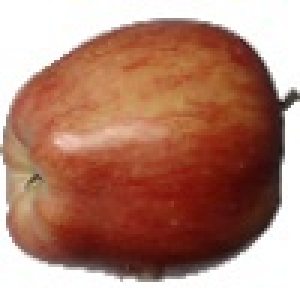
#> input picture Apple Red 1/r_100_100.jpg, 100 x 100 px (shown 3 times larger); its folder holds only this picture in this run
$ python run.py
#> lines starting #> are read from the running program, lines starting #| are printed output that depends on the picture
import cv2
import os
import numpy as np
from skimage.feature import graycomatrix, graycoprops


def indexer_images_grayscale(chemin_repertoire):
#> called with chemin_repertoire = 'Apple Red 1'
    index = {}
    for nom_fichier in os.listdir(chemin_repertoire):
        chemin_fichier = os.path.join(chemin_repertoire, nom_fichier)
        if chemin_fichier.lower().endswith(('.png', '.jpg', '.jpeg')):
            image = cv2.imread(chemin_fichier, cv2.IMREAD_GRAYSCALE)
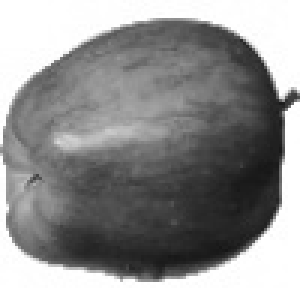
#> image: shape (100, 100) (shown 3 times larger); min 21, max 255, mean 144.7
            histogramme = cv2.calcHist([image], [0], None, [256], [0, 256])
#> histogramme = 256 values, max 1839 at index 255, min 0 at index 0, mean 39.06
            index[nom_fichier] = histogramme.flatten()
    return index


def rechercher_images_similaires_grayscale(index, histogramme_requete, nombre_resultats=5):
    distances = []
    for nom_fichier, histogramme_indexe in index.items():
        distance = np.linalg.norm(histogramme_requete - histogramme_indexe)
        distances.append((nom_fichier, distance))
    distances.sort(key=lambda x: x[1])
    return distances[:nombre_resultats]


chemin_repertoire = "Apple Red 1"
index_images_grayscale = indexer_images_grayscale(chemin_repertoire)
#> index_images_grayscale = 1 item

chemin_image_requete = "r_4_100.jpg"
image_requete = cv2.imread(chemin_image_requete, cv2.IMREAD_GRAYSCALE)
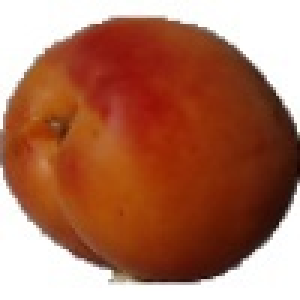
#> input picture r_4_100.jpg, 100 x 100 px (shown 3 times larger)
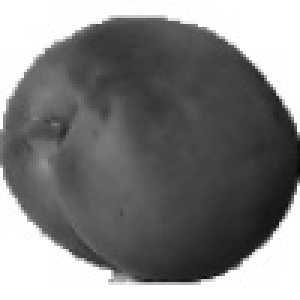
#> image_requete: shape (100, 100) (shown 3 times larger); min 9, max 255, mean 129.4
histogramme_requete = cv2.calcHist([image_requete], [0], None, [256], [0, 256]).flatten()
#> histogramme_requete = 256 values, max 1995 at index 255, min 0 at index 0, mean 39.06

resultats = rechercher_images_similaires_grayscale(index_images_grayscale, histogramme_requete)
#> the loop in rechercher_images_similaires_grayscale, `for nom_fichier, histogramme_indexe in index.items():` made 1 pass
#> (nom_fichier, distance) on pass 1: ('r_100_100.jpg', 624.8)
#> after the loop in rechercher_images_similaires_grayscale, `for nom_fichier, histogramme_indexe in index.items():`: distances = [('r_100_100.jpg', 624.8)]
#> resultats = [('r_100_100.jpg', 624.8)]
print(resultats)
#| [('r_100_100.jpg', 624.756)]
